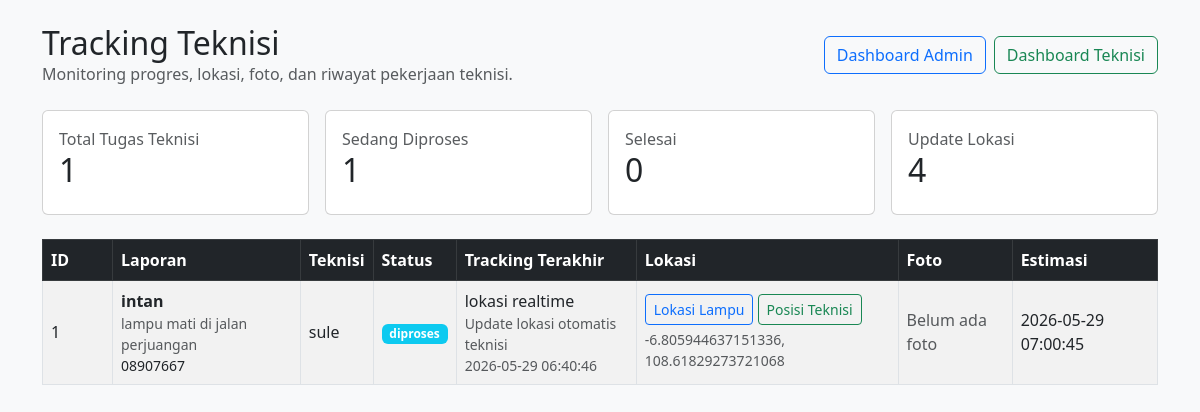
/tracking.php, run on the app's committed database.
### tables this page shows
CREATE TABLE `laporan` (
  `id` int(11) NOT NULL,
  `user_id` int(11) DEFAULT NULL,
  `judul` varchar(150) NOT NULL,
  `deskripsi` text DEFAULT NULL,
  `latitude` varchar(50) DEFAULT NULL,
  `longitude` varchar(50) DEFAULT NULL,
  `alamat` text DEFAULT NULL,
  `foto` varchar(255) DEFAULT NULL,
  `status` enum('menunggu','diproses','selesai') DEFAULT 'menunggu',
  `teknisi_id` int(11) DEFAULT NULL,
  `created_at` timestamp NOT NULL DEFAULT current_timestamp(),
  `assigned_at` datetime DEFAULT NULL,
  `estimasi_selesai` datetime DEFAULT NULL
);

CREATE TABLE `users` (
  `id` int(11) NOT NULL,
  `nama` varchar(100) NOT NULL,
  `email` varchar(100) NOT NULL,
  `password` varchar(255) NOT NULL,
  `role` enum('admin','teknisi','pelapor') DEFAULT 'pelapor',
  `created_at` timestamp NOT NULL DEFAULT current_timestamp()
);

### tracking.php (the view, shortened to what this page needs)
<?php
include 'koneksi.php';
function e($value) {
    return htmlspecialchars((string) $value, ENT_QUOTES, 'UTF-8');
}
function count_data($conn, $sql) {
    $result = mysqli_query($conn, $sql);
    $row = mysqli_fetch_row($result);
    return (int) ($row[0] ?? 0);
}
$totalTugas = count_data($conn, "SELECT COUNT(*) FROM laporan WHERE teknisi_id IS NOT NULL");
$sedangJalan = count_data($conn, "SELECT COUNT(*) FROM laporan WHERE teknisi_id IS NOT NULL AND status='diproses'");
$selesai = count_data($conn, "SELECT COUNT(*) FROM laporan WHERE teknisi_id IS NOT NULL AND status='selesai'");
$lokasiAktif = count_data($conn, "SELECT COUNT(*) FROM tracking_teknisi WHERE latitude IS NOT NULL AND latitude <> '' AND longitude IS NOT NULL AND longitude <> ''");
$data = mysqli_query(
    $conn,
    "SELECT laporan.id,
            laporan.judul,
            laporan.deskripsi,
            laporan.alamat,
            laporan.latitude AS laporan_latitude,
            laporan.longitude AS laporan_longitude,
            laporan.status,
            laporan.assigned_at,
            laporan.estimasi_selesai,
            users.nama AS nama_teknisi,
            latest.status_tracking,
            latest.latitude AS teknisi_latitude,
            latest.longitude AS teknisi_longitude,
            latest.foto_sebelum,
            latest.foto_sesudah,
            latest.catatan,
            latest.estimasi_menit,
            latest.updated_at
     FROM laporan
     LEFT JOIN users ON users.id = laporan.teknisi_id
     LEFT JOIN (
        SELECT t1.*
        FROM tracking_teknisi t1
        INNER JOIN (
            SELECT laporan_id, MAX(id) AS id
            FROM tracking_teknisi
            GROUP BY laporan_id
        ) t2 ON t1.id = t2.id
     ) latest ON latest.laporan_id = laporan.id
     WHERE laporan.teknisi_id IS NOT NULL
     ORDER BY laporan.status <> 'diproses', latest.updated_at DESC, laporan.id DESC"
);
?>
<!DOCTYPE html>
<html lang="id">
<head>
    <link href="https://cdn.jsdelivr.net/npm/bootstrap@5.3.0/dist/css/bootstrap.min.css" rel="stylesheet">
    <link href="assets/css/app.css" rel="stylesheet">
</head>
<body class="bg-light">
<div class="container py-4">
    <div class="d-flex justify-content-between align-items-center gap-3 mb-4">
        <div>
            <h2 class="mb-0">Tracking Teknisi</h2>
            <div class="text-muted">Monitoring progres, lokasi, foto, dan riwayat pekerjaan teknisi.</div>
        </div>
        <div class="d-flex gap-2">
            <a href="dashboard_admin.php" class="btn btn-outline-primary">Dashboard Admin</a>
            <a href="teknisi_dashboard.php" class="btn btn-outline-success">Dashboard Teknisi</a>
        </div>
    </div>
    <div class="row g-3 mb-4">
        <div class="col-md-3">
            <div class="card p-3 h-100">
                <div class="text-muted">Total Tugas Teknisi</div>
                <h2><?= $totalTugas ?></h2>
            </div>
        </div>
        <div class="col-md-3">
            <div class="card p-3 h-100">
                <div class="text-muted">Sedang Diproses</div>
                <h2><?= $sedangJalan ?></h2>
            </div>
        </div>
        <div class="col-md-3">
            <div class="card p-3 h-100">
                <div class="text-muted">Selesai</div>
                <h2><?= $selesai ?></h2>
            </div>
        </div>
        <div class="col-md-3">
            <div class="card p-3 h-100">
                <div class="text-muted">Update Lokasi</div>
                <h2><?= $lokasiAktif ?></h2>
            </div>
        </div>
    </div>
    <div class="table-responsive">
        <table class="table table-bordered table-striped align-middle bg-white">
            <thead class="table-dark">
                <tr>
                    <th class="table-col-id">ID</th>
                    <th>Laporan</th>
                    <th>Teknisi</th>
                    <th>Status</th>
                    <th>Tracking Terakhir</th>
                    <th>Lokasi</th>
                    <th>Foto</th>
                    <th>Estimasi</th>
                </tr>
            </thead>
            <tbody>
                <?php if ($data && mysqli_num_rows($data) > 0): ?>
                    <?php while ($row = mysqli_fetch_assoc($data)): ?>
                        <?php
                            $laporanMaps = (!empty($row['laporan_latitude']) && !empty($row['laporan_longitude']))
                                ? 'https://www.google.com/maps?q=' . $row['laporan_latitude'] . ',' . $row['laporan_longitude']
                                : '';
                            $teknisiMaps = (!empty($row['teknisi_latitude']) && !empty($row['teknisi_longitude']))
                                ? 'https://www.google.com/maps?q=' . $row['teknisi_latitude'] . ',' . $row['teknisi_longitude']
                                : '';
                            $statusClass = $row['status'] === 'selesai' ? 'bg-success' : ($row['status'] === 'diproses' ? 'bg-info' : 'bg-secondary');
                        ?>
                        <tr>
                            <td><?= e($row['id']) ?></td>
                            <td>
                                <strong><?= e($row['judul']) ?></strong>
                                <div class="small text-muted"><?= e($row['deskripsi']) ?></div>
                                <div class="small"><?= e($row['alamat']) ?></div>
                            </td>
                            <td><?= e($row['nama_teknisi'] ?? 'Belum ada nama') ?></td>
                            <td><span class="badge <?= $statusClass ?>"><?= e($row['status']) ?></span></td>
                            <td>
                                <div><?= e($row['status_tracking'] ?? 'Belum ada update') ?></div>
                                <?php if (!empty($row['catatan'])): ?>
                                    <small class="d-block text-muted"><?= e($row['catatan']) ?></small>
                                <?php endif; ?>
                                <?php if (!empty($row['updated_at'])): ?>
                                    <small class="d-block text-muted"><?= e($row['updated_at']) ?></small>
                                <?php endif; ?>
                            </td>
                            <td>
                                <?php if ($laporanMaps): ?>
                                    <a class="btn btn-sm btn-outline-primary mb-1" target="_blank" href="<?= e($laporanMaps) ?>">Lokasi Lampu</a>
                                <?php endif; ?>
                                <?php if ($teknisiMaps): ?>
                                    <a class="btn btn-sm btn-outline-success mb-1" target="_blank" href="<?= e($teknisiMaps) ?>">Posisi Teknisi</a>
                                    <div class="small text-muted"><?= e($row['teknisi_latitude']) ?>, <?= e($row['teknisi_longitude']) ?></div>
                                <?php else: ?>
                                    <span class="text-muted">Belum ada lokasi teknisi</span>
                                <?php endif; ?>
                            </td>
                            <td>
                                <?php if (empty($row['foto_sebelum']) && empty($row['foto_sesudah'])): ?>
                                    <span class="text-muted">Belum ada foto</span>
                                <?php endif; ?>
                            </td>
                            <td>
                                <?php if (!empty($row['estimasi_selesai'])): ?>
                                    <?= e($row['estimasi_selesai']) ?>
                                <?php elseif (!empty($row['estimasi_menit'])): ?>
                                    <?= e($row['estimasi_menit']) ?> menit
                                <?php else: ?>
                                    <span class="text-muted">Belum diisi</span>
                                <?php endif; ?>
                            </td>
                        </tr>
                    <?php endwhile; ?>
                <?php endif; ?>
            </tbody>
        </table>
    </div>
</div>
</body>
</html>

### assets/css/app.css (style rules this page uses)
.table-col-no, .table-col-id { width: 70px; }

### data on the page
laporan: id "1", judul "intan", deskripsi "lampu mati di jalan perjuangan", alamat "08907667", teknisi.nama "sule", status "diproses", status_tracking "lokasi realtime", catatan "Update lokasi otomatis teknisi", updated_at "2026-05-29 06:40:46", teknisi_latitude "-6.805944637151336", teknisi_longitude "108.61829273721068", estimasi_selesai "2026-05-29 07:00:45"

### other printed values
$totalTugas "1"
$sedangJalan "1"
$selesai "0"
$lokasiAktif "4"
